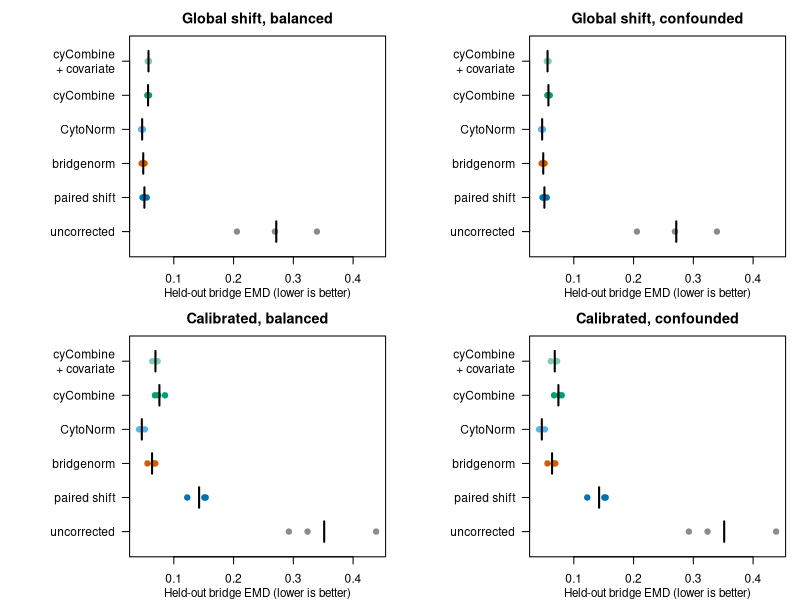
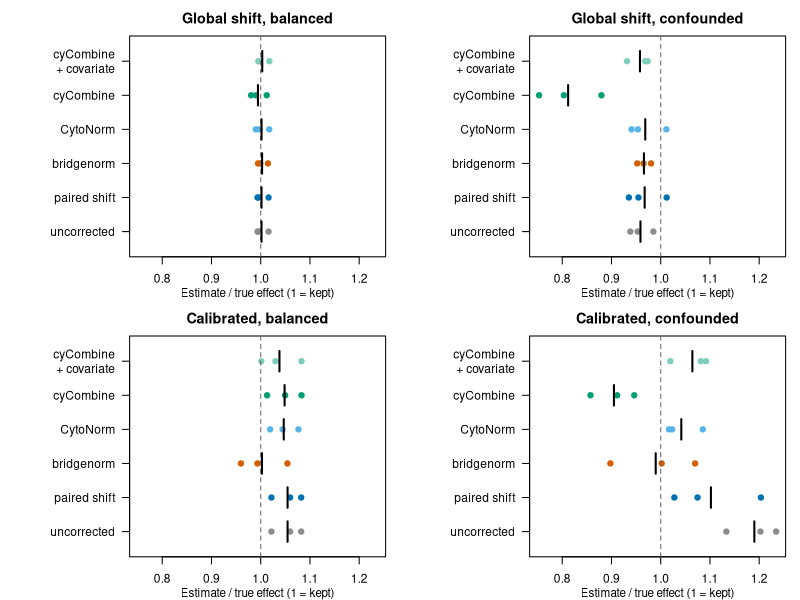
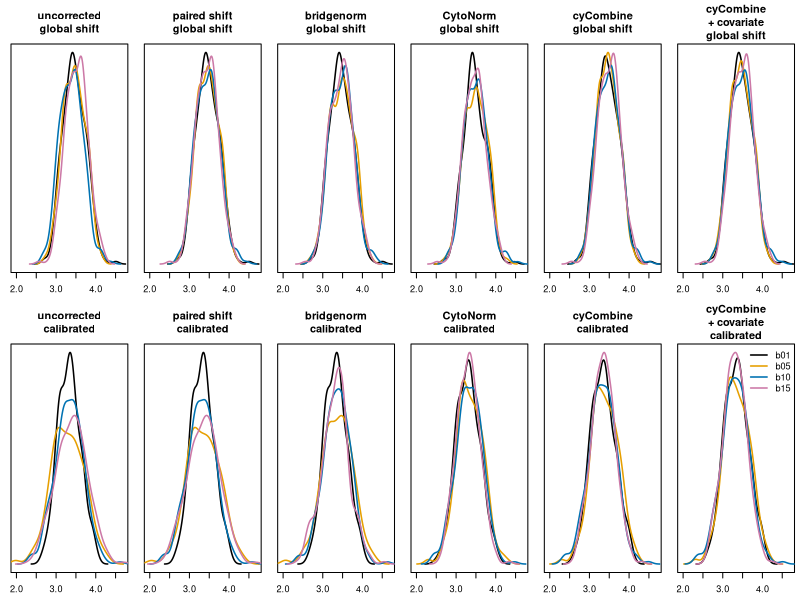
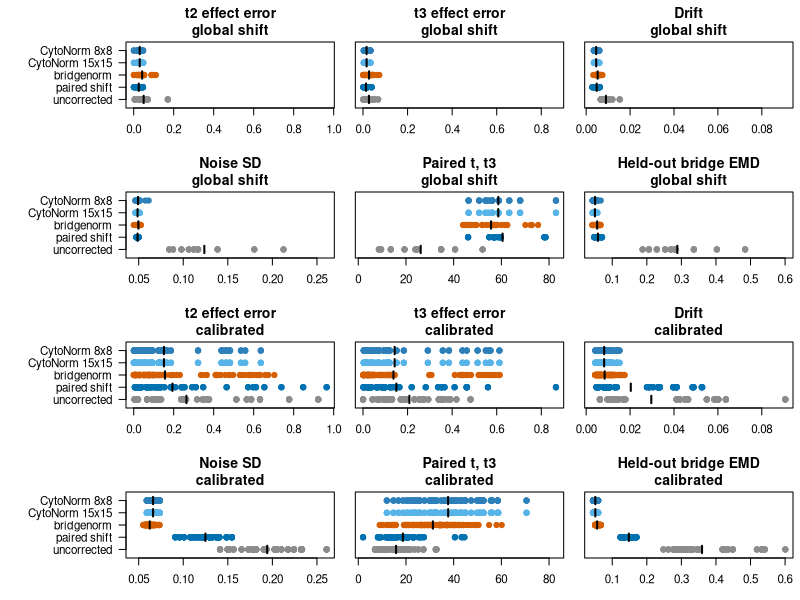

Source code (R) for these figures, in order:
## ---- chunk 1
knitr::opts_chunk$set(collapse = TRUE, comment = "#>", echo = FALSE, fig.width = 7, fig.height = 5)
scores <- read.csv("compare-data/scores.csv")
densities <- read.csv("compare-data/densities.csv")
settings <- read.csv("compare-data/settings.csv")
methods <- c("uncorrected", "paired", "bridgenorm", "CytoNorm", "cyCombine", "cyCombine_covar")
labels <- c(
  uncorrected = "uncorrected", paired = "paired shift", bridgenorm = "bridgenorm", CytoNorm = "CytoNorm",
  cyCombine = "cyCombine", cyCombine_covar = "cyCombine\n+ covariate"
)
colours <- c(
  uncorrected = "grey55", paired = "#0072B2", bridgenorm = "#D55E00", CytoNorm = "#56B4E9",
  cyCombine = "#009E73", cyCombine_covar = "#7FCDBB"
)
scenarios <- expand.grid(
  design = c("balanced", "confounded"), batch_effect = c("global", "calibrated"),
  stringsAsFactors = FALSE
)[, 2:1]
scenario_title <- function(be, de) paste0(if (be == "global") "Global shift" else "Calibrated", ", ", de)
scores$ratio <- scores$effect / scores$effect_true
pick <- function(value, be, de, m) {
  scores[[value]][scores$batch_effect == be & scores$design == de & scores$method == m]
}
mean_of <- function(value, be, de, m) sprintf("%.3f", mean(pick(value, be, de, m)))
range_of <- function(value, be, de, m) paste(sprintf("%.2f", range(pick(value, be, de, m))), collapse = " to ")
setting <- function(name) settings$value[settings$setting == name]
ns9_lower <- function(be, de) {
  sum(pick("heldout_emd", be, de, "CytoNorm") < pick("heldout_emd", be, de, "bridgenorm"))
}
dot_panels <- function(value, xlab, reference = NULL) {
  op <- par(mfrow = c(2, 2), mar = c(3, 9, 2.5, 1), cex = 0.72)
  lim <- range(c(reference, scores[[value]]))
  for (i in seq_len(nrow(scenarios))) {
    be <- scenarios$batch_effect[i]
    de <- scenarios$design[i]
    d <- scores[scores$batch_effect == be & scores$design == de, ]
    plot(d[[value]], match(d$method, methods), xlim = lim, ylim = c(0.5, length(methods) + 0.5), yaxt = "n",
      pch = 19, col = colours[d$method], xlab = "", ylab = "", main = scenario_title(be, de))
    if (!is.null(reference)) abline(v = reference, lty = 2, col = "grey40")
    axis(2, at = seq_along(methods), labels = labels[methods], las = 1)
    means <- tapply(d[[value]], factor(d$method, levels = methods), mean)
    segments(means, seq_along(methods) - 0.3, means, seq_along(methods) + 0.3, lwd = 2)
    mtext(xlab, side = 1, line = 2, cex = 0.7)
  }
  par(op)
}
## ---- chunk 2
knitr::kable(settings, col.names = c("Setting", "Value"))
## ---- chunk 3
dot_panels("heldout_emd", "Held-out bridge EMD (lower is better)")
## ---- chunk 4
dot_panels("ratio", "Estimate / true effect (1 = kept)", reference = 1)
## ---- chunk 5
batch_colours <- c(b01 = "black", b05 = "#E69F00", b10 = "#0072B2", b15 = "#CC79A7")
op <- par(mfrow = c(2, 6), mar = c(2.5, 1, 4, 0.5), cex = 0.55)
x_range <- range(densities$value[densities$design == "balanced"])
for (be in c("global", "calibrated")) {
  for (m in methods) {
    d <- densities[densities$batch_effect == be & densities$design == "balanced" & densities$method == m, ]
    dens <- lapply(split(d$value, d$batch), density)
    plot(NULL, xlim = x_range, ylim = c(0, max(sapply(dens, function(x) max(x$y)))),
      main = paste0(labels[[m]], "\n", if (be == "global") "global shift" else "calibrated"), xlab = "",
      ylab = "", yaxt = "n")
    for (b in names(dens)) lines(dens[[b]], col = batch_colours[[b]], lwd = 1.5)
  }
}
legend("topright", legend = names(batch_colours), col = batch_colours, lwd = 1.5, bty = "n")
par(op)
## ---- chunk 6
lg <- read.csv("compare-data/longitudinal.csv")
lg$miss_t2 <- abs(1 - lg$ratio_t2)
lg$miss_t3 <- abs(1 - lg$ratio_t3)
lg_methods <- c("uncorrected", "paired", "bridgenorm", "CytoNorm_default", "CytoNorm_8x8")
lg_labels <- c(
  uncorrected = "uncorrected", paired = "paired shift", bridgenorm = "bridgenorm",
  CytoNorm_default = "CytoNorm 15x15", CytoNorm_8x8 = "CytoNorm 8x8"
)
lg_colours <- c(colours[c("uncorrected", "paired", "bridgenorm")], CytoNorm_default = "#56B4E9", CytoNorm_8x8 = "#2C7FB8")
lg_metrics <- c(
  miss_t2 = "t2 effect error", miss_t3 = "t3 effect error", null_drift = "Drift",
  noise_sd = "Noise SD", t_t3 = "Paired t, t3", heldout_emd = "Held-out bridge EMD"
)
lg_mean <- function(value, be, m) sprintf("%.3f", mean(lg[[value]][lg$batch_effect == be & lg$method == m]))
lg_t <- function(be, m) sprintf("%.0f", mean(lg$t_t3[lg$batch_effect == be & lg$method == m]))
# Win rule: a method wins a metric only when it is better at every seed; it loses when worse at every seed.
lg_calls <- do.call(rbind, lapply(c("global", "calibrated"), function(be) {
  do.call(rbind, lapply(c("CytoNorm_default", "CytoNorm_8x8"), function(cm) {
    do.call(rbind, lapply(names(lg_metrics), function(mt) {
      b <- lg[lg$batch_effect == be & lg$method == "bridgenorm", ]
      o <- lg[lg$batch_effect == be & lg$method == cm, ]
      o <- o[match(b$seed, o$seed), ]
      better <- if (mt == "t_t3") b[[mt]] > o[[mt]] else b[[mt]] < o[[mt]]
      data.frame(batch_effect = be, competitor = cm, metric = mt,
        call = if (all(better)) "win" else if (!any(better)) "loss" else "tie")
    }))
  }))
}))
n_call <- function(x) sum(lg_calls$call == x)
## ---- chunk 7
op <- par(mfrow = c(4, 3), mar = c(3, 1, 3, 0.5), oma = c(0, 8, 0, 0), cex = 0.7)
for (be in c("global", "calibrated")) {
  for (mt in names(lg_metrics)) {
    d <- lg[lg$batch_effect == be & lg$method %in% lg_methods, ]
    plot(d[[mt]], match(d$method, lg_methods), xlim = range(lg[lg$method %in% lg_methods, mt]),
      ylim = c(0.5, length(lg_methods) + 0.5), yaxt = "n", pch = 19, col = lg_colours[d$method], xlab = "",
      ylab = "", main = paste0(lg_metrics[[mt]], "\n", if (be == "global") "global shift" else "calibrated"))
    means <- tapply(d[[mt]], factor(d$method, levels = lg_methods), mean)
    segments(means, seq_along(lg_methods) - 0.3, means, seq_along(lg_methods) + 0.3, lwd = 2)
    if (mt %in% names(lg_metrics)[c(1, 4)]) axis(2, at = seq_along(lg_methods), labels = lg_labels[lg_methods], las = 1)
  }
}
par(op)
